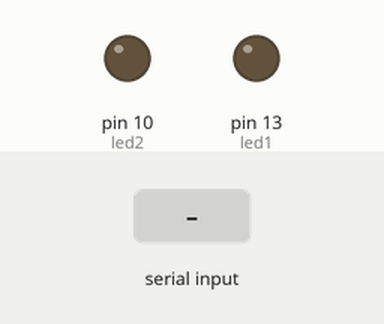
Simulated run of this sketch. Board: Arduino Uno, built with avr-gcc and run on an emulated ATmega328P. Parts: output pins drawn as LEDs (lit = HIGH). Inputs (shaded band) come from the test bench.

Above: at 1.2 s.
1.3 s: "2" received over Serial
At 2.4 s:
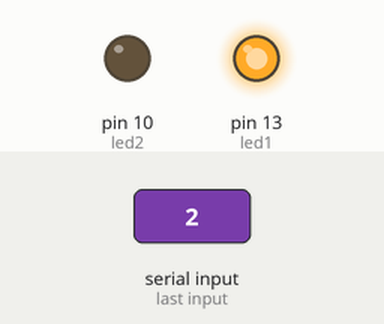
2.8 s: "1" received over Serial
At 3.5 s:
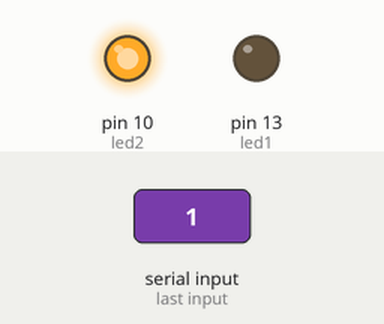
4.3 s: "3" received over Serial
At 4.6 s:
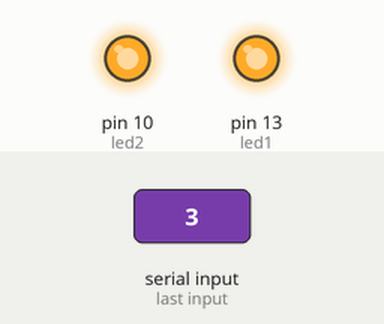
5.8 s: "4" received over Serial
At 7.0 s:
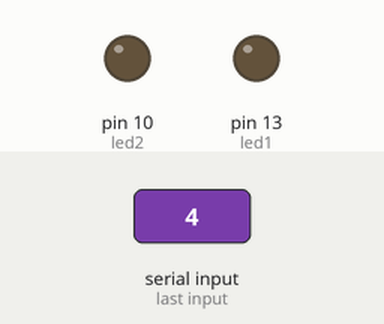
Timing chart, 0 to 8.3 s (numbered marks = the images above; inputs shaded):
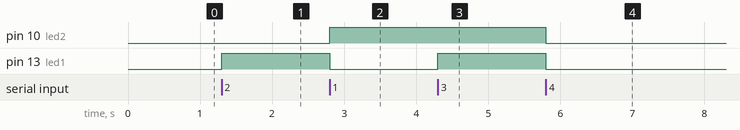

Measured:
- after the input at 1.3 s, pin 13 (led1): LOW → HIGH at once
- after the input at 2.8 s, pin 10 (led2): LOW → HIGH at once; pin 13 (led1): HIGH → LOW at once
- after the input at 4.3 s, pin 13 (led1): LOW → HIGH at once
- after the input at 5.8 s, pin 10 (led2), pin 13 (led1): HIGH → LOW at once

The sketch:

led_yakma.ino
```cpp
int led1=13;
int led2=10;

byte serialA;

void setup(){
  Serial.begin(9600);
  pinMode(led1,OUTPUT);
  pinMode(led2,OUTPUT);
}

void loop(){
  if((serialA == '2')){
    digitalWrite(led1,HIGH);
    digitalWrite(led2,LOW);
  }
  else if ((serialA == '1')){
    digitalWrite(led1,LOW);
    digitalWrite(led2,HIGH);
  }
  else if ((serialA == '3')){
    digitalWrite(led1,HIGH);
    digitalWrite(led2,HIGH);
  }
  else if ((serialA == '4')){
    digitalWrite(led1,LOW);
    digitalWrite(led2,LOW);
  }

}
void serialEvent(){
  serialA = Serial.read();
}
```
